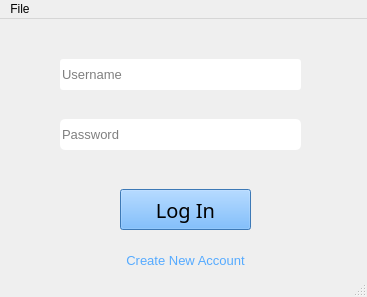
<?xml version="1.0" encoding="UTF-8"?>
<ui version="4.0">
 <class>MainWindow</class>
 <widget class="QMainWindow" name="MainWindow">
  <property name="geometry">
   <rect>
    <x>0</x>
    <y>0</y>
    <width>367</width>
    <height>297</height>
   </rect>
  </property>
  <property name="windowTitle">
   <string>MainWindow</string>
  </property>
  <widget class="QWidget" name="centralwidget">
   <widget class="QPushButton" name="login_btn">
    <property name="enabled">
     <bool>true</bool>
    </property>
    <property name="geometry">
     <rect>
      <x>120</x>
      <y>170</y>
      <width>131</width>
      <height>41</height>
     </rect>
    </property>
    <property name="font">
     <font>
      <family>Arial Rounded MT Bold</family>
      <pointsize>15</pointsize>
     </font>
    </property>
    <property name="autoFillBackground">
     <bool>false</bool>
    </property>
    <property name="styleSheet">
     <string notr="true">background-color: rgb(85, 170, 255);
</string>
    </property>
    <property name="text">
     <string>Log In</string>
    </property>
    <property name="default">
     <bool>false</bool>
    </property>
    <property name="flat">
     <bool>false</bool>
    </property>
   </widget>
   <widget class="QLineEdit" name="username">
    <property name="geometry">
     <rect>
      <x>60</x>
      <y>40</y>
      <width>241</width>
      <height>31</height>
     </rect>
    </property>
    <property name="font">
     <font>
      <pointsize>10</pointsize>
     </font>
    </property>
    <property name="styleSheet">
     <string notr="true">border-radius: 3px;
border-color: rgb(0, 0, 0);
border-show: true;</string>
    </property>
    <property name="text">
     <string/>
    </property>
    <property name="frame">
     <bool>true</bool>
    </property>
    <property name="placeholderText">
     <string>Username</string>
    </property>
    <property name="clearButtonEnabled">
     <bool>false</bool>
    </property>
   </widget>
   <widget class="QLineEdit" name="password">
    <property name="geometry">
     <rect>
      <x>60</x>
      <y>100</y>
      <width>241</width>
      <height>31</height>
     </rect>
    </property>
    <property name="font">
     <font>
      <pointsize>10</pointsize>
     </font>
    </property>
    <property name="styleSheet">
     <string notr="true">border-radius: 5px;</string>
    </property>
    <property name="echoMode">
     <enum>QLineEdit::Password</enum>
    </property>
    <property name="placeholderText">
     <string>Password</string>
    </property>
   </widget>
   <widget class="QPushButton" name="pushButton">
    <property name="geometry">
     <rect>
      <x>80</x>
      <y>230</y>
      <width>211</width>
      <height>23</height>
     </rect>
    </property>
    <property name="font">
     <font>
      <pointsize>10</pointsize>
     </font>
    </property>
    <property name="styleSheet">
     <string notr="true">color: rgb(85, 170, 255);</string>
    </property>
    <property name="text">
     <string>Create New Account</string>
    </property>
    <property name="flat">
     <bool>true</bool>
    </property>
   </widget>
   <zorder>username</zorder>
   <zorder>password</zorder>
   <zorder>login_btn</zorder>
   <zorder>pushButton</zorder>
  </widget>
  <widget class="QMenuBar" name="menubar">
   <property name="geometry">
    <rect>
     <x>0</x>
     <y>0</y>
     <width>367</width>
     <height>21</height>
    </rect>
   </property>
   <widget class="QMenu" name="menuFile">
    <property name="title">
     <string>File</string>
    </property>
    <addaction name="actionClose"/>
   </widget>
   <addaction name="menuFile"/>
  </widget>
  <widget class="QStatusBar" name="statusbar"/>
  <action name="actionClose">
   <property name="text">
    <string>Close</string>
   </property>
  </action>
 </widget>
 <resources/>
 <connections/>
</ui>
